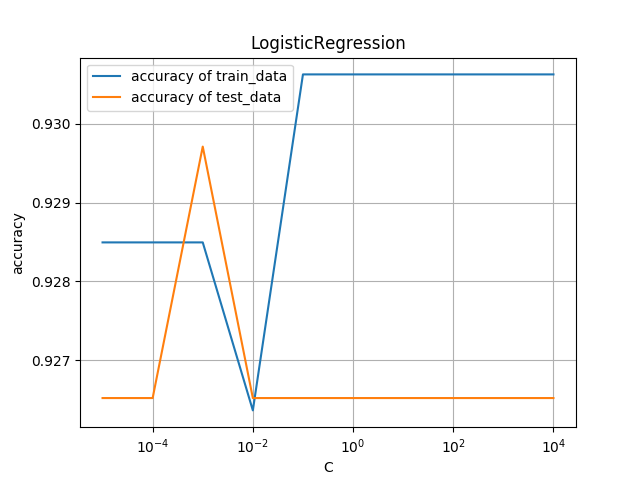

Here is the Python script that generated this plot:
# coding: UTF-8
import matplotlib.pyplot as plt
from sklearn.linear_model import LogisticRegression
from sklearn.svm import LinearSVC
from sklearn.datasets import make_classification
from sklearn import preprocessing
from sklearn.model_selection import train_test_split

# データの生成
X, y = make_classification(
    n_samples=1250, n_features=4, n_informative=2, n_redundant=2, random_state=42)
train_X, test_X, train_y, test_y = train_test_split(X, y, random_state=42)

# Cの値の範囲を設定(今回は1e-5,1e-4,1e-3,0.01,0.1,1,10,100,1000,10000)
C_list = [10 ** i for i in range(-5, 5)]

# グラフ描画用の空リストを用意
svm_train_accuracy = []
svm_test_accuracy = []
log_train_accuracy = []
log_test_accuracy = []

# 以下にコードを書いてください。
for C in C_list:
    model1 = LinearSVC(C=C, random_state=42)
    model1.fit(train_X, train_y)
    svm_train_accuracy.append(model1.score(train_X, train_y))
    svm_test_accuracy.append(model1.score(test_X, test_y))

    model2 = LogisticRegression(C=C, random_state=42)
    model2.fit(train_X, train_y)
    log_train_accuracy.append(model2.score(train_X, train_y))
    log_test_accuracy.append(model2.score(test_X, test_y))

# コードの編集はここまでです。
    
# グラフの準備
# semilogx()はxのスケールを10のx乗のスケールに変更する

fig = plt.figure()
plt.subplots_adjust(wspace=0.4, hspace=0.4)
ax = fig.add_subplot(1, 1, 1)
ax.grid(True)
ax.set_title("SVM")
ax.set_xlabel("C")
ax.set_ylabel("accuracy")
ax.semilogx(C_list, svm_train_accuracy, label="accuracy of train_data")
ax.semilogx(C_list, svm_test_accuracy, label="accuracy of test_data")
ax.legend()
ax.plot()
plt.show()
fig2 =plt.figure()
ax2 = fig2.add_subplot(1, 1, 1)
ax2.grid(True)
ax2.set_title("LogisticRegression")
ax2.set_xlabel("C")
ax2.set_ylabel("accuracy")
ax2.semilogx(C_list, log_train_accuracy, label="accuracy of train_data")
ax2.semilogx(C_list, log_test_accuracy, label="accuracy of test_data")
ax2.legend()
ax2.plot()
plt.savefig("param_c_linear_svm.png")
